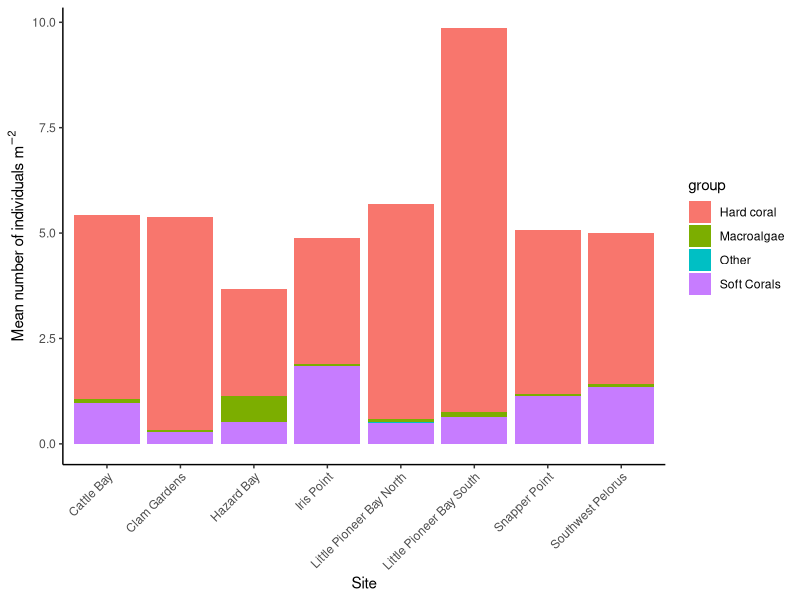
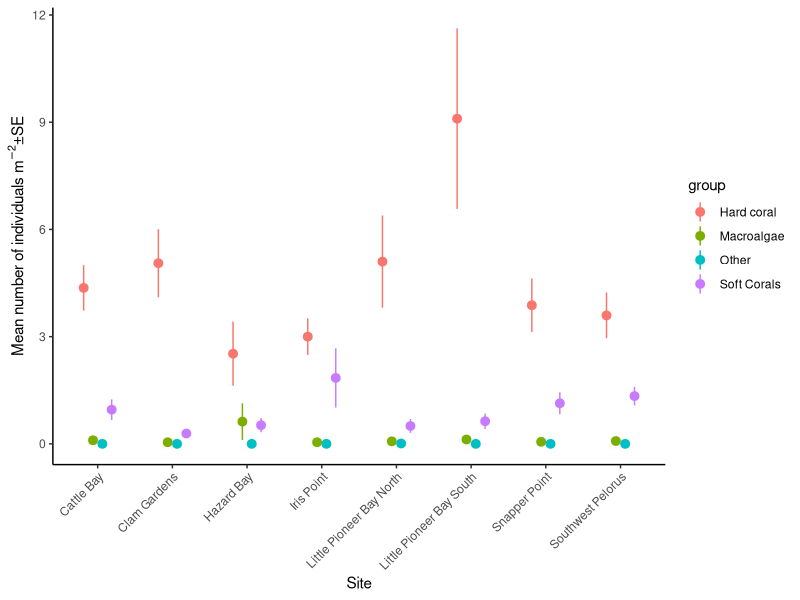
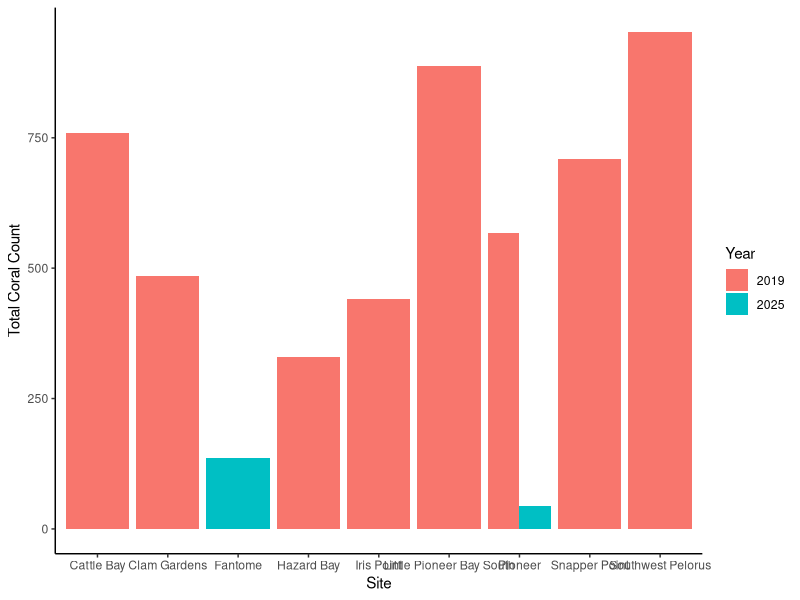

Generate these figures, in order, with R:
## ---- chunk 1
library(lubridate)
library(tidyverse)
library(ggplot2)
## ---- chunk 2
coral_data = read.csv("data/ClassDataset_2019_coral.csv", strip.white = T,  header = F)
head(coral_data)
coral_data=t(coral_data) # transpose the data
coral_data = coral_data[-1,] # remove row 1
colnames(coral_data) <-coral_data[1,] # assign column names
coral_data=as.data.frame(coral_data[-1:-2,-3:-4]) # remove rows and columns that won't be used
head(coral_data)

coral_data = coral_data %>%
  mutate(Site=factor(Site), # define site as a factor
         Date = dmy(paste0(Date, "-2019")), # define date as a date
         Replicate=factor(Replicate))

levels(coral_data$Site) # there are many errors in site name spelling. These must be fixed
coral_data.1 = coral_data %>%
  mutate(
    Site = fct_collapse(Site, # collapse the levels of Site 
                        "Cattle Bay" = c("Cattle Bay", "Cattle bay"),
                        "Clam Gardens" = c("Clam Gard.", "Clam Garden", "Clam Gardens"),
                        "Hazard Bay" = c("Hazard Bay", "Hazard"),
                        "Iris Point" = c("Ires Point", "Iris", "Iris Point", "Iris Pt", "Iris point"),
                        "Little Pioneer Bay South" = c("Little Pioneer Bay South", "Little Pioneer bay South", "Pioneer Bay"),
                        "Snapper Point" = c("Snapper point", "Snapper point", "Snapper Pont"),
                        "Southwest Pelorus" = c("South West Pelorus", "Southwest Pelorus vist #2", "SW Peloris", "SW Pelorus", "SW Pelorus visit #2")
    ))
levels(coral_data.1$Site) # check for duplicates

# each row is a transect. Get a count of replicate transects per site
reps.per.site.coral = coral_data.1 %>%
  group_by(Site) %>%
  summarise(nTransects = length(Site))
reps.per.site.coral

# make a figure
head(coral_data.1)

# group into benthic categories
colnames(coral_data.1)

taxa_groups <- rep(NA, ncol(coral_data.1))
taxa_groups[4:36] <- "Hard coral" # columns 4-36 are coral
taxa_groups[37:45] <- "Soft Corals"
taxa_groups[46:51] <- "Macroalgae"
taxa_groups[52:54] <- "Hard coral"
taxa_groups[55:56] <- "Soft Corals"
taxa_groups[57] <- "Hard coral"
taxa_groups[58] <- "Other" 
taxa_groups[59:61] <- "Hard coral"
taxa_groups[62:64] <- "Soft Corals"

# Name the vector with the actual column names
names(taxa_groups) <- colnames(coral_data.1)
taxon_cols <- names(taxa_groups)[!is.na(taxa_groups)]

df_long <- coral_data.1 %>%
  pivot_longer(cols = all_of(taxon_cols), names_to = "taxon", values_to = "value") %>%
  mutate(group = taxa_groups[taxon])

df_long = df_long %>%
  mutate(group=factor(group),
         value=as.numeric(value)) %>%
  group_by(Site,group,Replicate) %>%
  summarise(total = sum(value, na.rm = TRUE)) #%>%
  #pivot_wider(names_from = group, values_from = total) # run this line if you want to re-convert to wide format

# take a mean of the replicate transects
# make a function for standard error
std<- function(x) sd(x)/sqrt(length(x))

coral.mean = df_long %>%
  group_by(Site,group) %>%
  summarise(meanAbund= mean(total/10), # divide by 10 to get per m
            SE=std(total/10))
## ---- chunk 3
# Mean number of individuals per site
# Bar
ggplot(coral.mean, aes(x = Site, y = meanAbund, fill = group)) + 
  geom_col() +
  theme_classic() +
  theme(axis.text.x = element_text(angle = 45, vjust = 1, hjust = 1)) +
  scale_y_continuous(expression("Mean number of individuals "*m^-2*""))

# Point range
ggplot(coral.mean, aes(x=Site,y=meanAbund, color=group)) + 
  geom_pointrange(aes(ymin=meanAbund-SE, ymax=meanAbund+SE),position=position_dodge(width=0.5)) +
  theme_classic() +
  theme(axis.text.x = element_text(angle = 45, vjust = 1, hjust = 1))+
  scale_y_continuous(expression("Mean number of individuals "*m^-2*"" * "\u00B1" * "SE"))
## ---- chunk 4
coral_2025 = read.csv("data/ClassData_CoralAbundance.csv", strip.white = T, header = T)
head(coral_2025)

# Replace column names with the first row of data
colnames(coral_2025) <- as.character(coral_2025[1, ])

# Remove that first row (since it’s now the column names)
coral_2025 <- coral_2025[-1, ]

# Reset row names
rownames(coral_2025) <- NULL

coral_2025 = coral_2025 %>%
  mutate(BuddyPair=factor(BuddyPair),
         Year=as.numeric(Year),
         Zone=factor(Zone),
         Site=factor(Site),
         Transect=factor(Transect),
         Type=factor(Type),
         Genus=factor(Genus),
         HealthStatus=factor(HealthStatus),
         Count=as.numeric(Count))

coral_2025 = coral_2025 %>%
  filter(BuddyPair != "Taylor_Gemma") # remove the mock data 

## ---- chunk 5
# get the data in the same format and then merge
head(coral_2025)
coral_2019 <- coral_data.1 %>%
  pivot_longer(cols = all_of(taxon_cols), names_to = "taxon", values_to = "value") %>%
  mutate(group = taxa_groups[taxon])
head(coral_2019)

coral_2019 = coral_2019 %>%
  mutate(Year = as.numeric(2019),
         Transect = Replicate,
         Genus = taxon,
         HealthStatus="Healthy",
         Count = as.numeric(value),
         Type = group)

head(coral_2019)
head(coral_2025)
coral_2019_2025 = full_join(coral_2025[,-1], coral_2019)
coral_2019_2025 = coral_2019_2025[,1:8] %>%
  mutate(Site=factor(Site))
head(coral_2019_2025) # you can use this merged dataset for analysis 

coral_2019_2025 = coral_2019_2025 %>%
  mutate(Count = replace_na(Count, 0)) # remove NA values 

# rename sites to match 
coral_2019_2025 = coral_2019_2025 %>%
  mutate(Site = as.character(Site),  # convert to character for replacement
         Site = ifelse(Site == "Little Pioneer Bay North", "Pioneer", Site),
         Site = factor(Site))  # convert back to factor if needed
## ---- chunk 6
coral_counts = coral_2019_2025 %>%
  group_by(Site, Year) %>%
  summarise(TotalCount = sum(Count, na.rm = TRUE)) %>%
  ungroup()

ggplot(coral_counts, aes(x = Site, y = TotalCount, fill = factor(Year))) +
  geom_col(position = "dodge") +
  labs(x = "Site", y = "Total Coral Count", fill = "Year") +
  theme_classic()
